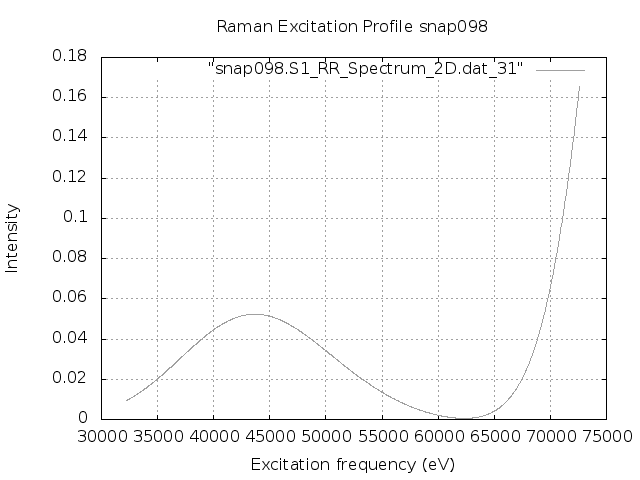

Reproduce this figure in gnuplot.
set terminal png
set output "snap098.S1.REP_frozen.png"
set xlabel 'Excitation frequency (eV)'
set ylabel 'Intensity'
set title "Raman Excitation Profile snap098"
set grid
set autoscale
plot "snap098.S1_RR_Spectrum_2D.dat_31" with lines lc "blue"
exit
